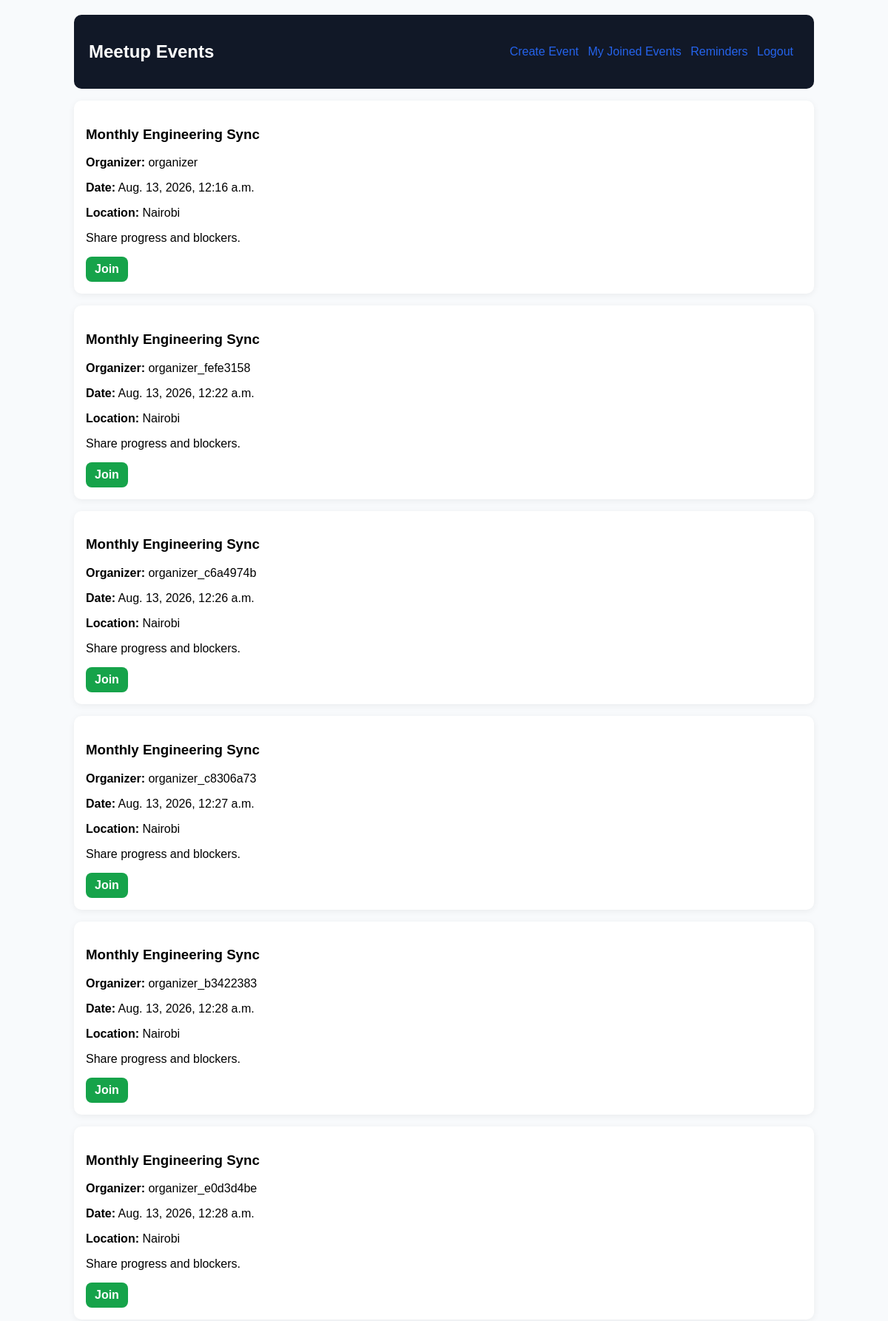
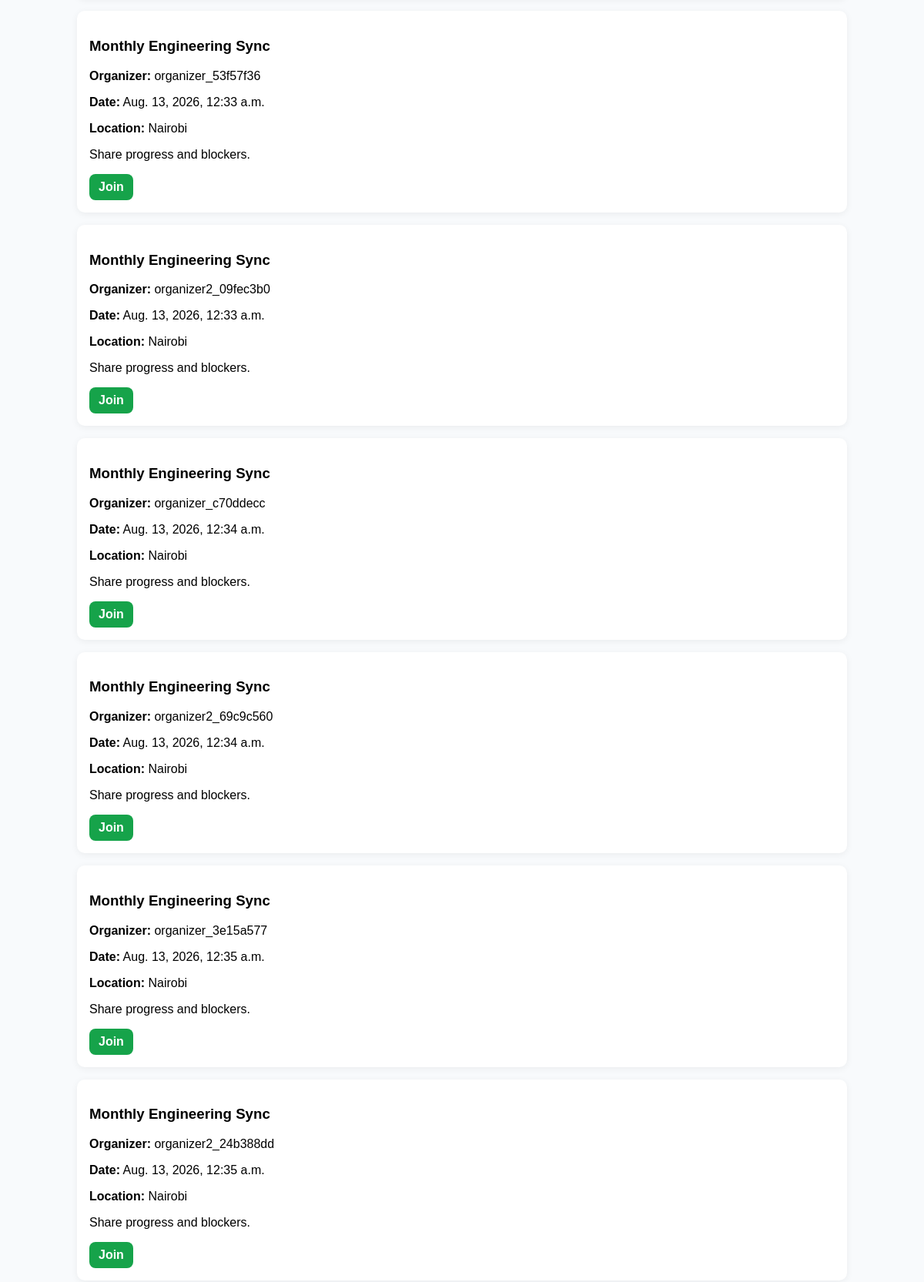
/events/ (signed in, upper part), run on the app's committed database (2 pictures, top to bottom).
### events/models.py (models this page shows, shortened)
class Event(models.Model):
    title = models.CharField(max_length=200)  # Event name
    description = models.TextField()  # Event details
    date = models.DateTimeField()  # When the event happens
    location = models.CharField(max_length=200)  # Where the event happens
    organizer = models.ForeignKey(User, on_delete=models.CASCADE, related_name="organized_events")
    attendees = models.ManyToManyField(User, related_name="joined_events", blank=True)
    created_at = models.DateTimeField(default=timezone.now)  # When the event was created

### events/views.py (the view)
# urls.py: path("events/", views.event_list, name="event_list"),
@login_required
def event_list(request):
    events = Event.objects.all().order_by("date")
    joined_event_ids = []
    if request.user.is_authenticated:
        joined_event_ids = list(request.user.joined_events.values_list("id", flat=True))
    return render(request, "events/event_list.html", {"events": events, "joined_event_ids": joined_event_ids})

### templates/events/event_list.html (shortened to what this page needs)
<!DOCTYPE html>
<html>
<head>
</head>
<body>
    <div class="container">
        <div class="topbar">
            <h2>Meetup Events</h2>
            <div class="actions">
                {% if user.is_authenticated %}
                    <a href="{% url 'event_create' %}">Create Event</a>
                    <a href="{% url 'my_events' %}">My Joined Events</a>
                    <a href="{% url 'reminders' %}">Reminders</a>
                    <a href="{% url 'logout' %}">Logout</a>
                {% else %}
                    <a href="{% url 'login' %}">Login</a>
                    <a href="{% url 'signup' %}">Sign up</a>
                {% endif %}
            </div>
        </div>
        {% for event in events %}
            <div class="card">
                <h3>{{ event.title }}</h3>
                <p><strong>Organizer:</strong> {{ event.organizer.username }}</p>
                <p><strong>Date:</strong> {{ event.date }}</p>
                <p><strong>Location:</strong> {{ event.location }}</p>
                <p>{{ event.description }}</p>
                <div class="actions">
                    {% if event.pk in joined_event_ids %}
                        <a class="btn btn-danger" href="{% url 'leave_event' event.pk %}">Leave</a>
                    {% else %}
                        <a class="btn btn-success" href="{% url 'join_event' event.pk %}">Join</a>
                    {% endif %}
                </div>
            </div>
        {% empty %}
            <div class="card">No events yet.</div>
        {% endfor %}
    </div>
</body>
</html>

### templates/events/event_list.html (style rules this page uses)
body { font-family: Arial, sans-serif; background: #f8fafc; margin: 0; padding: 20px; }
.container { max-width: 1000px; margin: auto; }
.topbar { display: flex; justify-content: space-between; align-items: center; background: #111827; color: white; padding: 16px 20px; border-radius: 10px; }
.card { background: white; padding: 16px; margin-top: 16px; border-radius: 10px; box-shadow: 0 2px 10px rgba(0,0,0,0.06); }
.actions a, .actions button { margin-right: 8px; text-decoration: none; color: #2563eb; }
.btn, .btn-danger, .btn-success { display: inline-block; padding: 8px 12px; border-radius: 8px; color: white !important; text-decoration: none; font-weight: 600; }
.btn { background: #2563eb; }
.btn-success { background: #16a34a; }

### data on the page
Event: title "Monthly Engineering Sync", organizer.username "organizer", date "Aug. 13, 2026, 12:16 a.m.", location "Nairobi", description "Share progress and blockers.", shows "Join"
Event: title "Monthly Engineering Sync", organizer.username "organizer_fefe3158", date "Aug. 13, 2026, 12:22 a.m.", location "Nairobi", description "Share progress and blockers.", shows "Join"
Event: title "Monthly Engineering Sync", organizer.username "organizer_c6a4974b", date "Aug. 13, 2026, 12:26 a.m.", location "Nairobi", description "Share progress and blockers.", shows "Join"
Event: title "Monthly Engineering Sync", organizer.username "organizer_c8306a73", date "Aug. 13, 2026, 12:27 a.m.", location "Nairobi", description "Share progress and blockers.", shows "Join"
Event: title "Monthly Engineering Sync", organizer.username "organizer_b3422383", date "Aug. 13, 2026, 12:28 a.m.", location "Nairobi", description "Share progress and blockers.", shows "Join"
Event: title "Monthly Engineering Sync", organizer.username "organizer_e0d3d4be", date "Aug. 13, 2026, 12:28 a.m.", location "Nairobi", description "Share progress and blockers.", shows "Join"
Event: title "Monthly Engineering Sync", organizer.username "organizer_53f57f36", date "Aug. 13, 2026, 12:33 a.m.", location "Nairobi", description "Share progress and blockers.", shows "Join"
Event: title "Monthly Engineering Sync", organizer.username "organizer2_09fec3b0", date "Aug. 13, 2026, 12:33 a.m.", location "Nairobi", description "Share progress and blockers.", shows "Join"
Event: title "Monthly Engineering Sync", organizer.username "organizer_c70ddecc", date "Aug. 13, 2026, 12:34 a.m.", location "Nairobi", description "Share progress and blockers.", shows "Join"
Event: title "Monthly Engineering Sync", organizer.username "organizer2_69c9c560", date "Aug. 13, 2026, 12:34 a.m.", location "Nairobi", description "Share progress and blockers.", shows "Join"
Event: title "Monthly Engineering Sync", organizer.username "organizer_3e15a577", date "Aug. 13, 2026, 12:35 a.m.", location "Nairobi", description "Share progress and blockers.", shows "Join"
Event: title "Monthly Engineering Sync", organizer.username "organizer2_24b388dd", date "Aug. 13, 2026, 12:35 a.m.", location "Nairobi", description "Share progress and blockers.", shows "Join"
